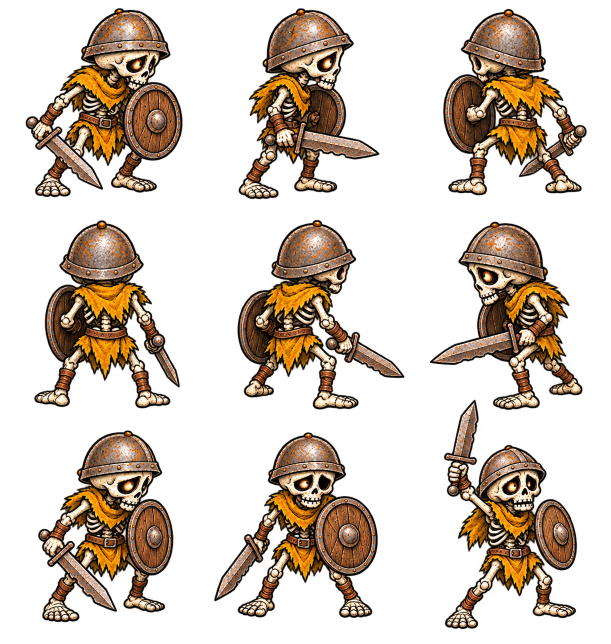
#> input picture docs/skeleton-ready-spin-source/skeleton-ready-spin-source.png, 1222 x 1287 px (shown at 1/2 size)
$ python repack_direction_sheet.py
#> lines starting #> are read from the running program, lines starting #| are printed output that depends on the picture
#!/usr/bin/env python3
"""Repack nine transparent Skeleton source components into crop-safe Skill cells."""

from collections import deque
from pathlib import Path

from PIL import Image


SOURCE = Path(__file__).with_name('skeleton-ready-spin-source.png')
OUTPUT = Path(__file__).with_name('skeleton-ready-spin-source-repacked.png')
CELL = 418


def components(image: Image.Image):
    alpha = image.getchannel('A')
    width, height = image.size
    pixels = alpha.load()
    seen = bytearray(width * height)
    found = []
    for y in range(height):
        for x in range(width):
            index = y * width + x
            if seen[index] or pixels[x, y] < 128:
                continue
            seen[index] = 1
            queue, count, box = deque([(x, y)]), 0, [x, y, x, y]
            while queue:
                current_x, current_y = queue.popleft()
                count += 1
                box = [min(box[0], current_x), min(box[1], current_y), max(box[2], current_x), max(box[3], current_y)]
                for next_x, next_y in ((current_x - 1, current_y), (current_x + 1, current_y), (current_x, current_y - 1), (current_x, current_y + 1)):
                    next_index = next_y * width + next_x
                    if 0 <= next_x < width and 0 <= next_y < height and not seen[next_index] and pixels[next_x, next_y] >= 128:
                        seen[next_index] = 1
                        queue.append((next_x, next_y))
            if count > 10000:
                found.append((count, box))
    if len(found) != 9:
        raise SystemExit(f'expected nine Skeleton components, found {len(found)}')
    return sorted(found, key=lambda item: ((item[1][1] + item[1][3]) // 2, (item[1][0] + item[1][2]) // 2))


with Image.open(SOURCE) as raw:
#> raw is the input picture: PIL image 1222x1287 RGBA; mean R, G, B, A 45.4, 33.6, 21.6, 83.4
    source = raw.convert('RGBA')
sheet = Image.new('RGBA', (CELL * 3, CELL * 3), (0, 0, 0, 0))
#> sheet: PIL image 1254x1254 RGBA; every value is 0
for index, (_, box) in enumerate(components(source)):
#> in components, `alpha = image.getchannel('A')`:
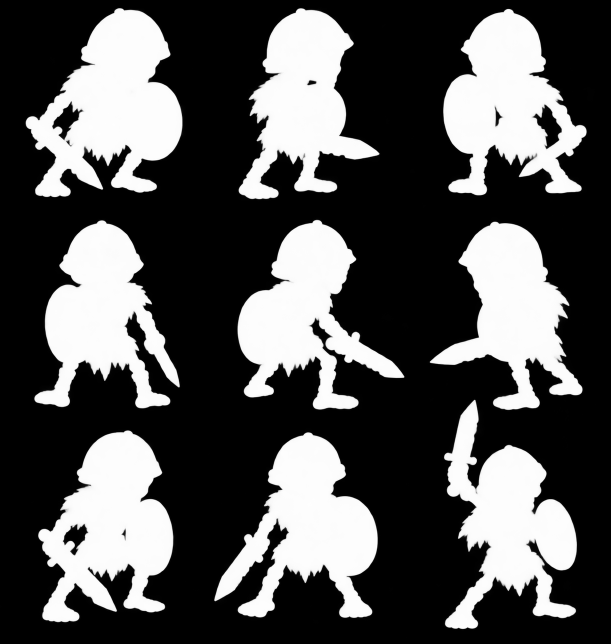
#> alpha: PIL image 1222x1287 L (shown at 1/2 size); min 0, max 255, mean 83.4
#> in components, `width, height = image.size`: width = 1222; height = 1287
    crop = source.crop((box[0], box[1], box[2] + 1, box[3] + 1))
    scale = min(360 / crop.width, 360 / crop.height, 1)
    crop = crop.resize((round(crop.width * scale), round(crop.height * scale)), Image.Resampling.LANCZOS)
    column, row = index % 3, index // 3
    x = column * CELL + (CELL - crop.width) // 2
    y = row * CELL + 390 - crop.height
    sheet.alpha_composite(crop, (x, y))
#> this loop made 9 passes
#> pass 1, `crop = source.crop((box[0], box[1], box[2] + 1, box[3] + 1))`:
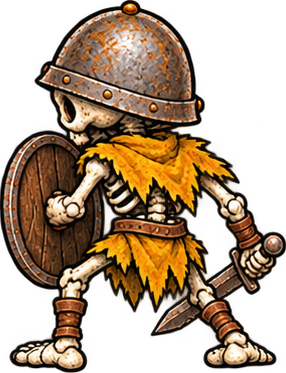
#> crop: PIL image 286x373 RGBA; mean R, G, B, A 75.8, 54.9, 32.3, 141.1; transparent parts drawn white
#> pass 1, `crop = crop.resize((round(crop.width * scale), round(crop.height * sca..`:
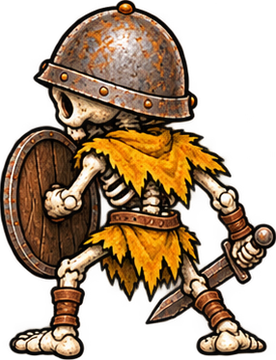
#> crop: PIL image 276x360 RGBA; mean R, G, B, A 75.6, 54.7, 32.3, 141.1; transparent parts drawn white
#> pass 2, `crop = source.crop((box[0], box[1], box[2] + 1, box[3] + 1))`:
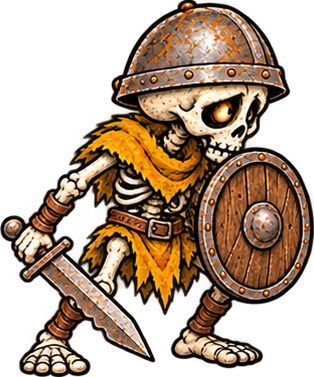
#> crop: PIL image 314x377 RGBA; mean R, G, B, A 79.2, 58.5, 37.9, 143.1; transparent parts drawn white
#> after the loop:
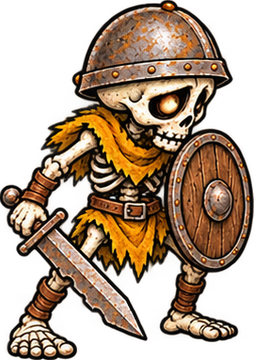
#> crop: PIL image 254x360 RGBA; mean R, G, B, A 81.1, 60.5, 40.5, 148.5; transparent parts drawn white
#> after the loop:
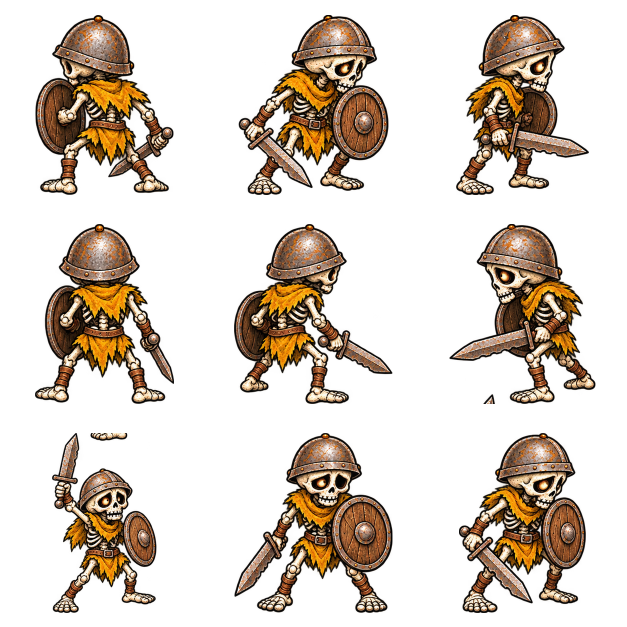
#> sheet: PIL image 1254x1254 RGBA (shown at 1/2 size); mean R, G, B, A 39.8, 29.5, 18.9, 73.5; transparent parts drawn white
sheet.save(OUTPUT)
print(OUTPUT)
